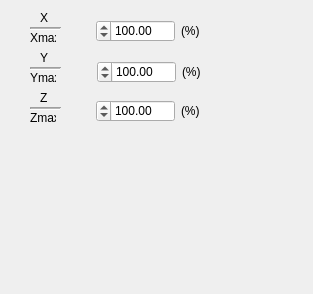
<ui version="4.0" >
 <class>Form</class>
 <widget class="QWidget" name="Form" >
  <property name="geometry" >
   <rect>
    <x>0</x>
    <y>0</y>
    <width>313</width>
    <height>294</height>
   </rect>
  </property>
  <property name="windowTitle" >
   <string>Form</string>
  </property>
  <widget class="QLabel" name="label" >
   <property name="geometry" >
    <rect>
     <x>40</x>
     <y>10</y>
     <width>16</width>
     <height>16</height>
    </rect>
   </property>
   <property name="text" >
    <string>X</string>
   </property>
  </widget>
  <widget class="Line" name="line" >
   <property name="geometry" >
    <rect>
     <x>30</x>
     <y>20</y>
     <width>31</width>
     <height>16</height>
    </rect>
   </property>
   <property name="font" >
    <font>
     <family>MS PGothic</family>
     <weight>75</weight>
     <bold>true</bold>
     <underline>false</underline>
    </font>
   </property>
   <property name="lineWidth" >
    <number>1</number>
   </property>
   <property name="midLineWidth" >
    <number>1</number>
   </property>
   <property name="orientation" >
    <enum>Qt::Horizontal</enum>
   </property>
  </widget>
  <widget class="QLabel" name="label_2" >
   <property name="geometry" >
    <rect>
     <x>30</x>
     <y>30</y>
     <width>26</width>
     <height>16</height>
    </rect>
   </property>
   <property name="text" >
    <string>Xmax</string>
   </property>
  </widget>
  <widget class="Line" name="line_2" >
   <property name="geometry" >
    <rect>
     <x>30</x>
     <y>60</y>
     <width>31</width>
     <height>16</height>
    </rect>
   </property>
   <property name="font" >
    <font>
     <family>MS PGothic</family>
     <weight>75</weight>
     <bold>true</bold>
     <underline>false</underline>
    </font>
   </property>
   <property name="lineWidth" >
    <number>1</number>
   </property>
   <property name="midLineWidth" >
    <number>1</number>
   </property>
   <property name="orientation" >
    <enum>Qt::Horizontal</enum>
   </property>
  </widget>
  <widget class="QLabel" name="label_3" >
   <property name="geometry" >
    <rect>
     <x>40</x>
     <y>50</y>
     <width>16</width>
     <height>16</height>
    </rect>
   </property>
   <property name="text" >
    <string>Y</string>
   </property>
  </widget>
  <widget class="QLabel" name="label_4" >
   <property name="geometry" >
    <rect>
     <x>30</x>
     <y>70</y>
     <width>26</width>
     <height>16</height>
    </rect>
   </property>
   <property name="text" >
    <string>Ymax</string>
   </property>
  </widget>
  <widget class="QLabel" name="label_5" >
   <property name="geometry" >
    <rect>
     <x>30</x>
     <y>110</y>
     <width>26</width>
     <height>16</height>
    </rect>
   </property>
   <property name="text" >
    <string>Zmax</string>
   </property>
  </widget>
  <widget class="QLabel" name="label_6" >
   <property name="geometry" >
    <rect>
     <x>40</x>
     <y>90</y>
     <width>16</width>
     <height>16</height>
    </rect>
   </property>
   <property name="text" >
    <string>Z</string>
   </property>
  </widget>
  <widget class="Line" name="line_3" >
   <property name="geometry" >
    <rect>
     <x>30</x>
     <y>100</y>
     <width>31</width>
     <height>16</height>
    </rect>
   </property>
   <property name="font" >
    <font>
     <family>MS PGothic</family>
     <weight>75</weight>
     <bold>true</bold>
     <underline>false</underline>
    </font>
   </property>
   <property name="lineWidth" >
    <number>1</number>
   </property>
   <property name="midLineWidth" >
    <number>1</number>
   </property>
   <property name="orientation" >
    <enum>Qt::Horizontal</enum>
   </property>
  </widget>
  <widget class="QWidget" name="" >
   <property name="geometry" >
    <rect>
     <x>96</x>
     <y>20</y>
     <width>104</width>
     <height>22</height>
    </rect>
   </property>
   <layout class="QGridLayout" >
    <item row="0" column="0" >
     <widget class="QDoubleSpinBox" name="deltaX" >
      <property name="layoutDirection" >
       <enum>Qt::RightToLeft</enum>
      </property>
      <property name="maximum" >
       <double>100000.000000000000000</double>
      </property>
      <property name="value" >
       <double>100.000000000000000</double>
      </property>
     </widget>
    </item>
    <item row="0" column="1" >
     <widget class="QLabel" name="label_7" >
      <property name="text" >
       <string>(%)</string>
      </property>
     </widget>
    </item>
   </layout>
  </widget>
  <widget class="QWidget" name="" >
   <property name="geometry" >
    <rect>
     <x>97</x>
     <y>61</y>
     <width>104</width>
     <height>22</height>
    </rect>
   </property>
   <layout class="QGridLayout" >
    <item row="0" column="0" >
     <widget class="QDoubleSpinBox" name="deltaY" >
      <property name="layoutDirection" >
       <enum>Qt::RightToLeft</enum>
      </property>
      <property name="maximum" >
       <double>100000.000000000000000</double>
      </property>
      <property name="value" >
       <double>100.000000000000000</double>
      </property>
     </widget>
    </item>
    <item row="0" column="1" >
     <widget class="QLabel" name="label_8" >
      <property name="text" >
       <string>(%)</string>
      </property>
     </widget>
    </item>
   </layout>
  </widget>
  <widget class="QWidget" name="" >
   <property name="geometry" >
    <rect>
     <x>96</x>
     <y>100</y>
     <width>104</width>
     <height>22</height>
    </rect>
   </property>
   <layout class="QGridLayout" >
    <item row="0" column="0" >
     <widget class="QDoubleSpinBox" name="deltaZ" >
      <property name="layoutDirection" >
       <enum>Qt::RightToLeft</enum>
      </property>
      <property name="maximum" >
       <double>100000.000000000000000</double>
      </property>
      <property name="value" >
       <double>100.000000000000000</double>
      </property>
     </widget>
    </item>
    <item row="0" column="1" >
     <widget class="QLabel" name="label_9" >
      <property name="text" >
       <string>(%)</string>
      </property>
     </widget>
    </item>
   </layout>
  </widget>
 </widget>
 <resources/>
 <connections/>
</ui>
